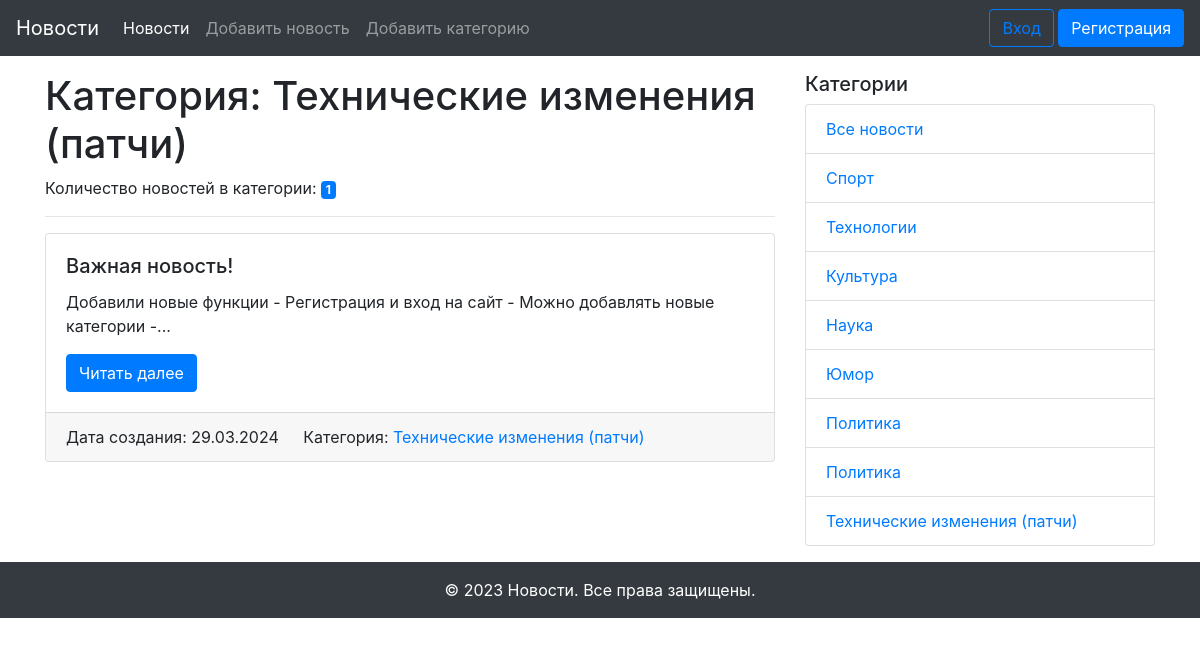
The page /category/8 on the database its author committed.
### models.py (models this page shows, shortened)
class Category(db.Model):
    id = db.Column(db.Integer, primary_key=True)
    title = db.Column(db.String(255), nullable=False)
    news = db.relationship('News', back_populates='category')

class News(db.Model):
    id = db.Column(db.Integer, primary_key=True)
    title = db.Column(db.String(255), unique=True, nullable=False)
    text = db.Column(db.Text, nullable=False)
    created_date = db.Column(db.DateTime, default=datetime.utcnow)
    category_id = db.Column(db.Integer, db.ForeignKey('category.id'), nullable=True)
    category = db.relationship('Category', back_populates='news')
    user_id = db.Column(db.Integer, db.ForeignKey('user.id'))
    user = db.relationship('User', back_populates='news')

### views.py (the view)
@app.route('/category/<int:id>')
def news_in_category(id):
    category = Category.query.get(id)
    news = category.news
    category_name = category.title
    categories = Category.query.all()
    return render_template('category.html',
                           news=news,
                           category_name=category_name,
                           categories=categories)

### templates/category.html (shortened to what this page needs)
{% extends "base.html" %}
{% block content %}
  <h1>Категория: {{ category_name }}</h1>
  <p>Количество новостей в категории: <span class="badge badge-primary">{{ news|length }}</span></p>
  <hr>
  {% for news in news %}
  <div class="card mb-3">
    <div class="card-body">
      <h5 class="card-title">{{ news.title }}</h5>
      <p class="card-text">{{ news.text|truncate(100) }}</p>
      <a href="{{ url_for('news_detail', id=news.id) }}" class="btn btn-primary">Читать далее</a>
    </div>
    <div class="card-footer">
      {% if news.created_date %}
        <span class="card-link">Дата создания: {{ news.created_date.strftime('%d.%m.%Y') }}</span>
      {% endif %}
      {% if news.category %}
        <span class="card-link">Категория: <a href="{{ url_for('news_in_category', id=news.category.id) }}">{{ news.category.title }}</a></span>
      {% endif %}
    </div>
  </div>
  {% else %}
  <p class="card-text">Новостей пока нет!</p>
  {% endfor %}
{% endblock content %}

### templates/side_navigation.html
<div class="col-md-4">
  <h5>Категории</h5>
  <ul class="list-group">
    <li class="list-group-item"><a href="{{ url_for('index') }}">Все новости</a></li>
    {% for category in categories %}
      <li class="list-group-item"><a href="{{ url_for('news_in_category', id=category.id) }}">{{ category.title }}</a></li>
    {% endfor %}
  </ul>
</div>

### rows shown on the page
Category: title "Технические изменения (патчи)"
News: title "Важная новость!", text "Добавили новые функции - Регистрация и вход на сайт - Можно добавлять новые категории -...", created_date "29.03.2024", category "Технические изменения (патчи)"
Category: title "Спорт"
Category: title "Технологии"
Category: title "Культура"
Category: title "Наука"
Category: title "Юмор"
Category: title "Политика"
Category: title "Политика"

### other values the page prints
{{ news|length }} "1"
